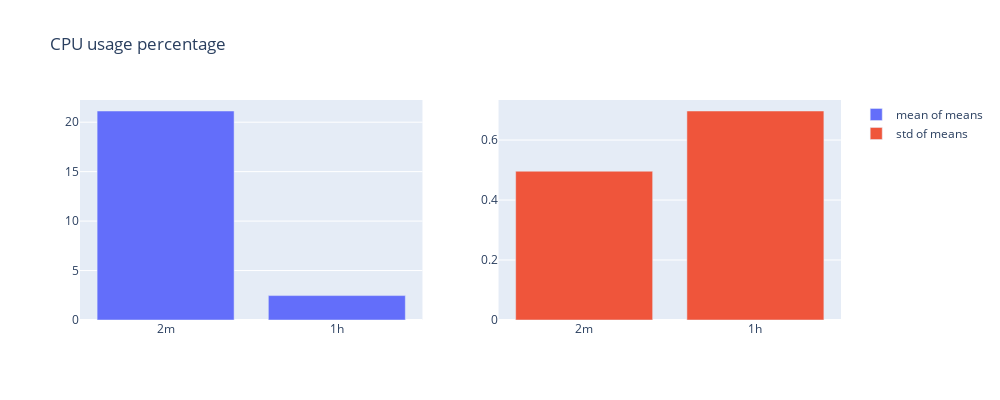

Notebook code cell kept with this figure:
### Code cell
bar_plot("CPU usage percentage", "cpu_usage_plot", cpu_usage)

### Figure 1 — Plotly figure (JSON) as saved in the notebook; plotly's stock layout.template omitted (floating-point values rounded to 4 significant figures)
{"data": [{"name": "mean of means", "type": "bar", "x": ["2m", "1h"], "xaxis": "x", "y": [21.13, 2.468], "yaxis": "y"}, {"name": "std of means", "type": "bar", "x": ["2m", "1h"], "xaxis": "x2", "y": [0.4961, 0.6969], "yaxis": "y2"}], "layout": {"height": 400, "title": {"text": "CPU usage percentage"}, "width": 1000, "xaxis": {"anchor": "y", "autorange": true, "domain": [0, 0.45], "range": [-0.5, 1.5], "type": "category"}, "xaxis2": {"anchor": "y2", "autorange": true, "domain": [0.55, 1], "range": [-0.5, 1.5], "type": "category"}, "yaxis": {"anchor": "x", "autorange": true, "domain": [0, 1], "range": [0, 22.24], "type": "linear"}, "yaxis2": {"anchor": "x2", "autorange": true, "domain": [0, 1], "range": [0, 0.7336], "type": "linear"}}}
